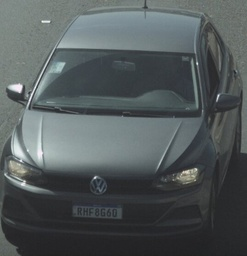
#> input picture Segmentation/data/vehicle.jpg, 247 x 256 px, shrunk from 403 x 418 before the run, found by its file name
$ python __init__.py
#> lines starting #> are read from the running program, lines starting #| are printed output that depends on the picture
#> further down, image is the input picture: shape (256, 247, 3); mean B, G, R 90.6, 89.5, 82.6
### Segmentation/utils/ConnectedComponents.py
import cv2
import numpy as np

class LineSegments:
    def __init__(self, start_col, end_col, row):
        self.start_col = start_col
        self.end_col = end_col
        self.row = row
        self.next = None

class RegionDesc:
    def __init__(self):
        self.start_seg = None
        self.end_seg = None
        self.top = float('inf')
        self.bottom = -1
        self.left = float('inf')
        self.right = -1

class ConnectedComponents:
    def __init__(self, image):
        self.image = image
        self.m_img_height, self.m_img_width = image.shape[:2]
        self.m_contours = []
        self.calculate(image)

    # [5 lines left out: function draw, not called in this run]

    def __getitem__(self, pos):
        return self.m_contours[pos]

    def returnRect(self, obj):
        return (obj.left, obj.top, obj.right - obj.left + 1, obj.bottom - obj.top + 1)

    def size(self):
        return len(self.m_contours)

    def calculate(self, img):
        visited = np.zeros_like(img, dtype=bool)
        for row in range(self.m_img_height):
            for col in range(self.m_img_width):
                if img[row, col] > 0 and not visited[row, col]:
                    region = self.flood_fill(img, row, col, visited)
                    self.m_contours.append(region)

    def flood_fill(self, img, row, col, visited):
        region = RegionDesc()
        stack = [(row, col)]
        while stack:
            r, c = stack.pop()
            if not visited[r, c] and img[r, c] > 0:
                visited[r, c] = True
                seg = LineSegments(c, c, r)
                if region.start_seg is None:
                    region.start_seg = seg
                    region.end_seg = seg
                else:
                    region.end_seg.next = seg
                    region.end_seg = seg
                region.top = min(region.top, r)
                region.bottom = max(region.bottom, r)
                region.left = min(region.left, c)
                region.right = max(region.right, c)
                if c > 0:
                    stack.append((r, c - 1))
                if c < self.m_img_width - 1:
                    stack.append((r, c + 1))
                if r > 0:
                    stack.append((r - 1, c))
                if r < self.m_img_height - 1:
                    stack.append((r + 1, c))
        return region

# Teste da classe ConnectedComponents
# [13 lines that do not run on import are left out]

### Segmentation/filters/Paper/__init__.py
import cv2
import os
import numpy as np
from filters.Filter import Filter
from scipy.interpolate import splprep, splev
from utils.ConnectedComponents import ConnectedComponents

class BoundingBox3DFilter(Filter):
    def __init__(self, config):
        self.config = config

    def filter(self, image):
        gray = cv2.cvtColor(image, cv2.COLOR_BGR2GRAY)
        _, binary = cv2.threshold(gray, 1, 255, cv2.THRESH_BINARY)
#> binary: shape (256, 247); every value is 255

        cc = ConnectedComponents(binary)
        contour_image = self.draw_bounding_boxes_3d(image, cc)

        self.intermediate_images = {
            "Original Image": image,
            "Gray Image": gray,
            "Binary Image": binary,
            "Contour Image": contour_image
        }

        return contour_image

    def draw_bounding_boxes_3d(self, image, cc):
        output_image = image.copy()
        for i in range(cc.size()):
            region = cc[i]
            contour = self.extract_contour(region)
            if len(contour) < 3:
                continue

            x = contour[:, 0]
            y = contour[:, 1]

            tck, u = splprep([x, y], s=0)
            u_new = np.linspace(u.min(), u.max(), 1000)
            x_new, y_new = splev(u_new, tck, der=0)

            x_new = x_new.astype(np.int32)
            y_new = y_new.astype(np.int32)
            smooth_contour = np.stack((x_new, y_new), axis=-1)

            cv2.polylines(output_image, [smooth_contour], isClosed=True, color=(0, 255, 0), thickness=2)

            # Adiciona profundidade (simplificação)
            for (x, y) in zip(x_new, y_new):
                cv2.line(output_image, (x, y), (x, y - 50), (0, 0, 255), 1)
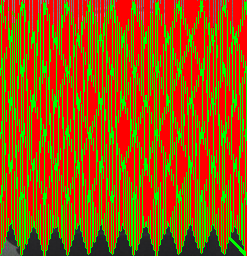
#> output_image: shape (256, 247, 3); mean B, G, R 4, 86.7, 157.9

        return output_image

    def extract_contour(self, region):
        points = []
        current = region.start_seg
        while current is not None:
            for col in range(current.start_col, current.end_col + 1):
                points.append([col, current.row])
            current = current.next
        return np.array(points)

    def save_intermediate_images(self, output_dir):
        for name, img in self.intermediate_images.items():
            path = os.path.join(output_dir, f"{name.replace(' ', '_')}.jpg")
            cv2.imwrite(path, img)

# Teste da classe BoundingBox3DFilter
if __name__ == "__main__":
    input_image_path = "data/vehicle.jpg"
    output_dir = "output/out0"
    image = cv2.imread(input_image_path)

    bounding_box_3d_filter = BoundingBox3DFilter(config={})
    result = bounding_box_3d_filter.filter(image)

    cv2.imshow("3D Bounding Box Segmentation", result)
    cv2.waitKey(0)
    cv2.destroyAllWindows()
